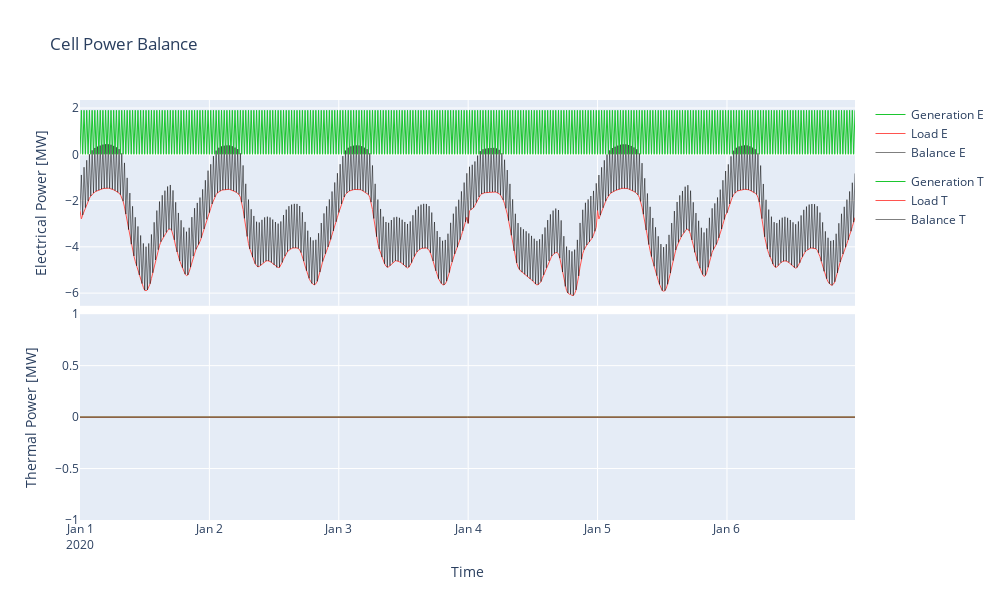

This figure's notebook cell:
### Code cell
plots.cellPowerBalance(cell, time)

### Figure 1 — Plotly figure (JSON) as saved in the notebook; plotly's stock layout.template omitted (floating-point values rounded to 4 significant figures; data arrays with more than 128 entries replaced by an {"elided": "..."} marker saying what was removed)
{"data": [{"legendgroup": "Electrical", "line": {"color": "rgb(27,198,47)", "width": 1}, "name": "Generation E", "type": "scatter", "x": {"elided": "576 str values"}, "xaxis": "x", "y": {"elided": "576 float values"}, "yaxis": "y"}, {"legendgroup": "Electrical", "line": {"color": "rgb(255,84,79)", "width": 1}, "name": "Load E", "type": "scatter", "x": {"elided": "576 str values"}, "xaxis": "x", "y": {"elided": "576 float values"}, "yaxis": "y"}, {"legendgroup": "Electrical", "line": {"color": "rgba(0,0,0,0.5)", "width": 1}, "name": "Balance E", "type": "scatter", "x": {"elided": "576 str values"}, "xaxis": "x", "y": {"elided": "576 float values"}, "yaxis": "y"}, {"legendgroup": "Thermal", "line": {"color": "rgb(27,198,47)", "width": 1}, "name": "Generation T", "type": "scatter", "x": {"elided": "576 str values"}, "xaxis": "x2", "y": {"elided": "576 int values"}, "yaxis": "y2"}, {"legendgroup": "Thermal", "line": {"color": "rgb(255,84,79)", "width": 1}, "name": "Load T", "type": "scatter", "x": {"elided": "576 str values"}, "xaxis": "x2", "y": {"elided": "576 int values"}, "yaxis": "y2"}, {"legendgroup": "Thermal", "line": {"color": "rgba(0,0,0,0.5)", "width": 1}, "name": "Balance T", "type": "scatter", "x": {"elided": "576 str values"}, "xaxis": "x2", "y": {"elided": "576 int values"}, "yaxis": "y2"}], "layout": {"height": 600, "title": {"text": "Cell Power Balance"}, "width": 1000, "xaxis": {"anchor": "y", "domain": [0, 1], "matches": "x2", "showticklabels": false}, "xaxis2": {"anchor": "y2", "domain": [0, 1], "title": {"text": "Time"}}, "yaxis": {"anchor": "x", "domain": [0.51, 1], "title": {"text": "Electrical Power [MW]"}}, "yaxis2": {"anchor": "x2", "domain": [0, 0.49], "title": {"text": "Thermal Power [MW]"}}}}
